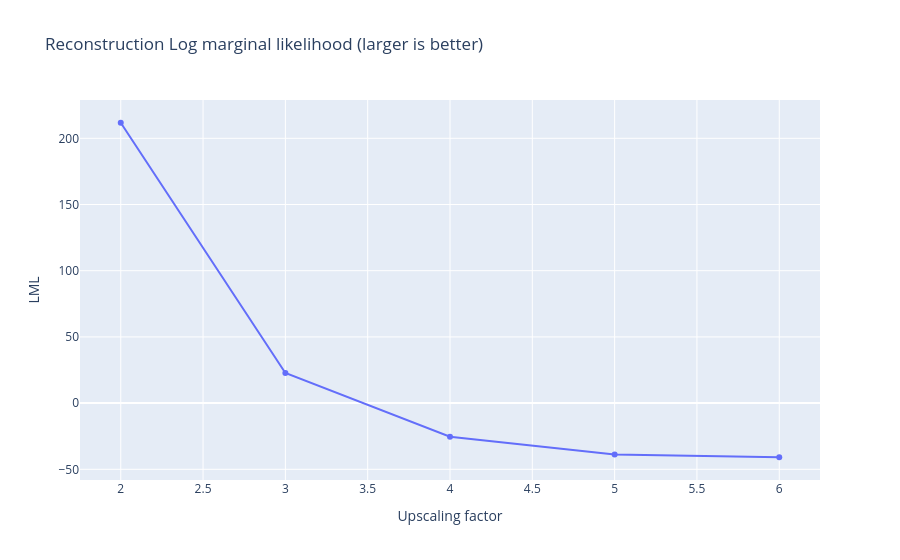

Here is the notebook cell this chart was saved with:
### Code cell
fig = go.Figure()
fig.add_trace(go.Scatter(x = list(range(2, 6 + 1)), y = proposed_lml_df.mean(), mode = 'lines+markers', name = "Bayesian Fusion using auxiliary surface data"))
fig.update_layout(title = "Reconstruction Log marginal likelihood (larger is better)")
fig.update_xaxes(title_text = 'Upscaling factor')
fig.update_yaxes(title_text = 'LML')
fig.show()

### Figure 1 — Plotly figure (JSON) as saved in the notebook; plotly's stock layout.template omitted (floating-point values rounded to 4 significant figures)
{"data": [{"mode": "lines+markers", "name": "Bayesian Fusion using auxiliary surface data", "type": "scatter", "x": [2, 3, 4, 5, 6], "y": [211.7, 22.71, -25.33, -38.72, -40.89]}], "layout": {"title": {"text": "Reconstruction Log marginal likelihood (larger is better)"}, "xaxis": {"title": {"text": "Upscaling factor"}}, "yaxis": {"title": {"text": "LML"}}}}
